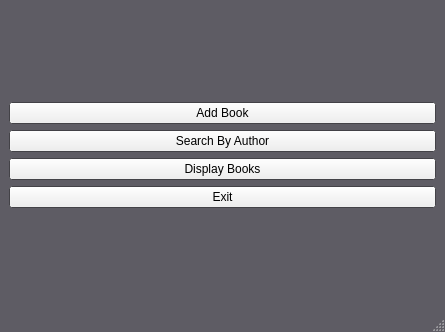
<?xml version="1.0" encoding="UTF-8"?>
<ui version="4.0">
 <class>MainWindow</class>
 <widget class="QMainWindow" name="MainWindow">
  <property name="geometry">
   <rect>
    <x>0</x>
    <y>0</y>
    <width>445</width>
    <height>332</height>
   </rect>
  </property>
  <property name="palette">
   <palette>
    <active>
     <colorrole role="Window">
      <brush brushstyle="SolidPattern">
       <color alpha="255">
        <red>94</red>
        <green>92</green>
        <blue>100</blue>
       </color>
      </brush>
     </colorrole>
    </active>
    <inactive>
     <colorrole role="Window">
      <brush brushstyle="SolidPattern">
       <color alpha="255">
        <red>94</red>
        <green>92</green>
        <blue>100</blue>
       </color>
      </brush>
     </colorrole>
    </inactive>
    <disabled>
     <colorrole role="Base">
      <brush brushstyle="SolidPattern">
       <color alpha="255">
        <red>94</red>
        <green>92</green>
        <blue>100</blue>
       </color>
      </brush>
     </colorrole>
     <colorrole role="Window">
      <brush brushstyle="SolidPattern">
       <color alpha="255">
        <red>94</red>
        <green>92</green>
        <blue>100</blue>
       </color>
      </brush>
     </colorrole>
    </disabled>
   </palette>
  </property>
  <property name="windowTitle">
   <string>Library Catalog System</string>
  </property>
  <widget class="QWidget" name="centralwidget">
   <layout class="QVBoxLayout" name="verticalLayout_2">
    <item>
     <layout class="QVBoxLayout" name="verticalLayout">
      <item>
       <widget class="QPushButton" name="pushButton_2">
        <property name="text">
         <string>Add Book</string>
        </property>
       </widget>
      </item>
      <item>
       <widget class="QPushButton" name="pushButton">
        <property name="text">
         <string>Search By Author</string>
        </property>
       </widget>
      </item>
      <item>
       <widget class="QPushButton" name="pushButton_3">
        <property name="text">
         <string>Display Books</string>
        </property>
       </widget>
      </item>
      <item>
       <widget class="QPushButton" name="pushButton_4">
        <property name="text">
         <string>Exit</string>
        </property>
       </widget>
      </item>
     </layout>
    </item>
   </layout>
  </widget>
  <widget class="QMenuBar" name="menuBar">
   <property name="geometry">
    <rect>
     <x>0</x>
     <y>0</y>
     <width>445</width>
     <height>22</height>
    </rect>
   </property>
  </widget>
  <widget class="QStatusBar" name="statusbar"/>
 </widget>
 <resources/>
 <connections>
  <connection>
   <sender>pushButton_4</sender>
   <signal>clicked()</signal>
   <receiver>MainWindow</receiver>
   <slot>close()</slot>
   <hints>
    <hint type="sourcelabel">
     <x>224</x>
     <y>255</y>
    </hint>
    <hint type="destinationlabel">
     <x>297</x>
     <y>279</y>
    </hint>
   </hints>
  </connection>
 </connections>
</ui>
